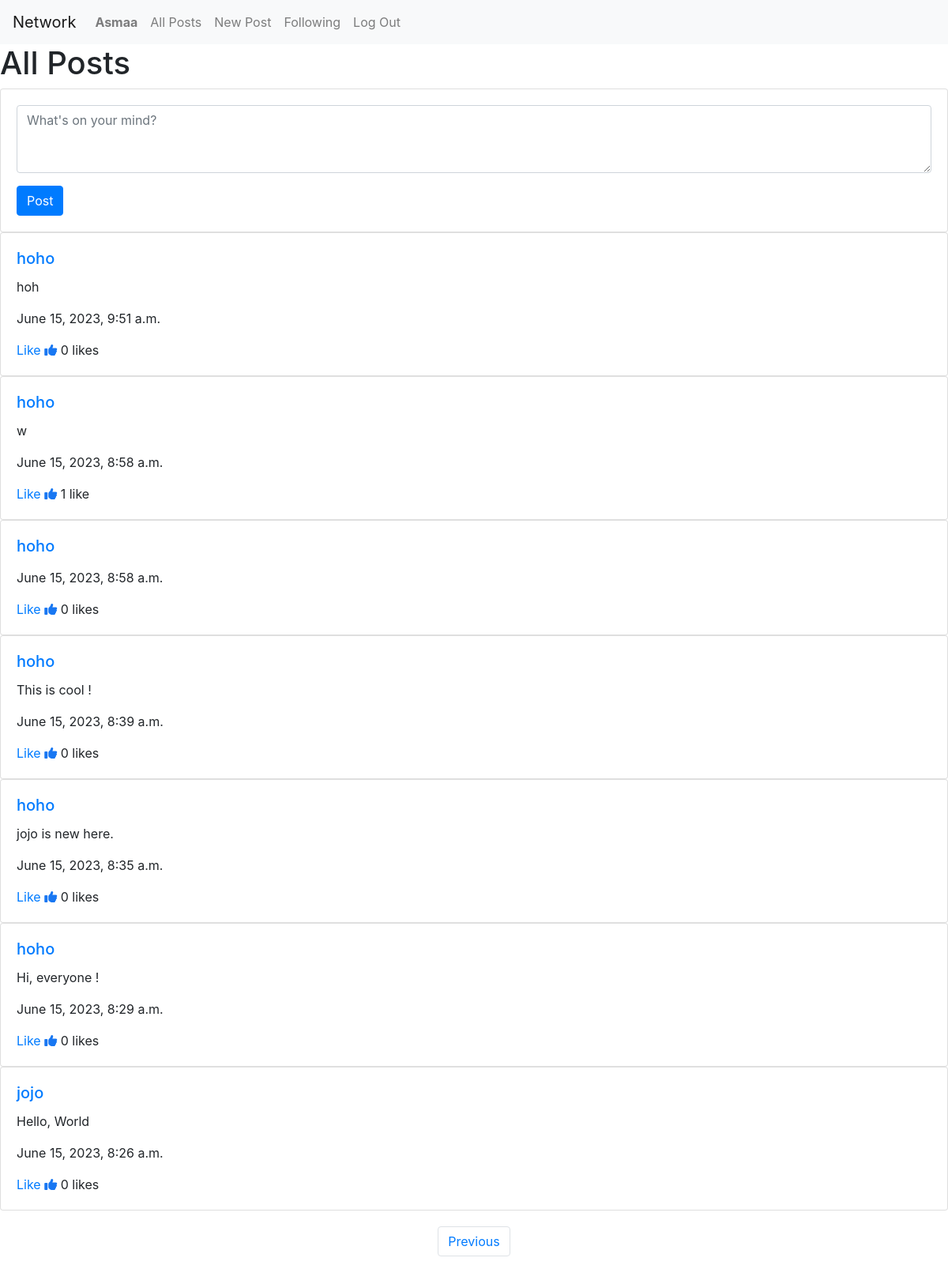
/?page=2 (signed in), run on the app's committed database.
### network/models.py (models this page shows)
class User(AbstractUser):
    pass

class Post(models.Model):
    content = models.CharField(max_length=500)
    timestamp = models.DateTimeField(auto_now_add=True)
    user = models.ForeignKey(User, on_delete=models.CASCADE, related_name="posts")
    likes = models.ManyToManyField(User, blank=True, related_name="liked_posts")

### network/views.py (the view)
# urls.py: path("", views.index, name="index"),
def index(request):
    posts = Post.objects.order_by("-timestamp").all()
    paginator = Paginator(posts, 10 )
    pageNumber = request.GET.get("page")
    pagePosts = paginator.get_page(pageNumber)
    return render(request, "network/index.html", {"pageNumber": pageNumber, "pagePosts": pagePosts})

### network/templates/network/index.html (shortened to what this page needs)
{% extends "network/layout.html" %}
{% load static %}
{% block body %}
<h1>All Posts</h1>
{% if user.is_authenticated %}
    <div class="card">
    <div class="card-body">
        <form action="{% url 'new_post' %}" method="post">
        <div class="form-group">
            <textarea
            class="form-control"
            name="content"
            id="content"
            rows="3"
            placeholder="What's on your mind?"
            ></textarea>
        </div>
        <button type="submit" class="btn btn-primary">Post</button>
        </form>
    </div>
    </div>
{% endif %}
  {% for post in pagePosts %}
  <div class="card" id="post-{{ post.id }}" data-postid="{{ post.id }}">
    <div class="card-body" data-postid="{{ post.id }}">
      <a href="{% url 'profile' post.user %}"> <h5 class="card-title">{{ post.user }}</h5></a>
      <p class="card-text" id="post-content-{{ post.id }}">{{ post.content }}</p>
      <p class="card-text">{{ post.timestamp }}</p>
      <p class="card-text">
        <a href="" class="like" id="like-btn-{{ post.id }}" data-postid="{{ post.id }}">Like</a>
        <i class="fas fa-thumbs-up" id="like-{{post.id}}" style="color: #1877F2;"></i>
        {{ post.likes.count }}
        {% if post.likes.count != 1 %}likes{% else %}like{% endif %}
      </p>
    </div>
  </div>
  {% endfor %}
  <nav aria-label="Page navigation example" style="margin-top: 20px;">
    <ul class="pagination d-flex justify-content-center">
    {% if pagePosts.has_previous %}
      <li class="page-item"><a class="page-link" href="?page={{ pagePosts.previous_page_number }}">Previous</a></li>
    {%endif%}
    </ul>
  </nav>
  {% endblock %}

### network/templates/network/layout.html (shortened to what this page needs)
{% load static %}
<!DOCTYPE html>
<html lang="en">
  <head>
    <link
      rel="stylesheet"
      href="https://stackpath.bootstrapcdn.com/bootstrap/4.4.1/css/bootstrap.min.css"
      />
    <link href="{% static 'network/styles.css' %}" rel="stylesheet" />
  </head>
  <body>
    <nav class="navbar navbar-expand-lg navbar-light bg-light">
      <a class="navbar-brand" href="{% url 'index' %}">Network</a>
      <div>
        <ul class="navbar-nav mr-auto">
          {% if user.is_authenticated %}
          <li class="nav-item">
            <a class="nav-link" href="{% url 'profile' user.username %}"
              ><strong>{{ user.username }}</strong></a
            >
          </li>
          {% endif %}
          <li class="nav-item">
            <a class="nav-link" href="{% url 'index' %}">All Posts</a>
          </li>
          {% if user.is_authenticated %}
          <li class="nav-item">
            <a class="nav-link" href="{% url 'new_post' %}">New Post</a>
          </li>
          <li class="nav-item">
            <a class="nav-link" href="{% url 'following' %}">Following</a>
          </li>
          <li class="nav-item">
            <a class="nav-link" href="{% url 'logout' %}">Log Out</a>
          </li>
          {% endif %}
        </ul>
      </div>
    </nav>
    <div class="body">{% block body %} {% endblock %}</div>
  </body>
</html>

### data on the page
User: username "Asmaa"
Post: user "hoho", content "hoh", timestamp "June 15, 2023, 9:51 a.m.", likes.count "0"
Post: user "hoho", content "w", timestamp "June 15, 2023, 8:58 a.m.", likes.count "1"
Post: user "hoho", timestamp "June 15, 2023, 8:58 a.m.", likes.count "0"
Post: user "hoho", content "This is cool !", timestamp "June 15, 2023, 8:39 a.m.", likes.count "0"
Post: user "hoho", content "jojo is new here.", timestamp "June 15, 2023, 8:35 a.m.", likes.count "0"
Post: user "hoho", content "Hi, everyone !", timestamp "June 15, 2023, 8:29 a.m.", likes.count "0"
Post: user "jojo", content "Hello, World", timestamp "June 15, 2023, 8:26 a.m.", likes.count "0"
